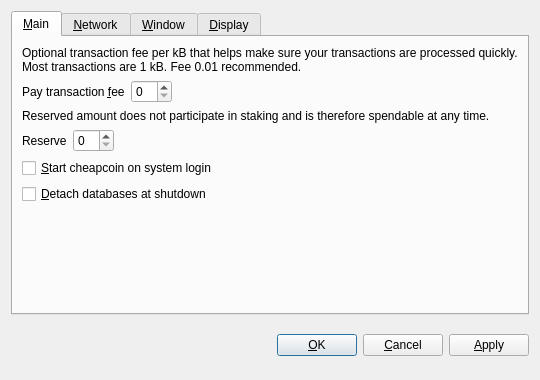
<?xml version="1.0" encoding="UTF-8"?>
<ui version="4.0">
 <class>OptionsDialog</class>
 <widget class="QDialog" name="OptionsDialog">
  <property name="geometry">
   <rect>
    <x>0</x>
    <y>0</y>
    <width>540</width>
    <height>380</height>
   </rect>
  </property>
  <property name="windowTitle">
   <string>Options</string>
  </property>
  <property name="modal">
   <bool>true</bool>
  </property>
  <layout class="QVBoxLayout" name="verticalLayout">
   <item>
    <widget class="QTabWidget" name="tabWidget">
     <property name="tabPosition">
      <enum>QTabWidget::North</enum>
     </property>
     <property name="currentIndex">
      <number>0</number>
     </property>
     <widget class="QWidget" name="tabMain">
      <attribute name="title">
       <string>&amp;Main</string>
      </attribute>
      <layout class="QVBoxLayout" name="verticalLayout_Main">
       <item>
        <widget class="QLabel" name="transactionFeeInfoLabel">
         <property name="text">
          <string>Optional transaction fee per kB that helps make sure your transactions are processed quickly. Most transactions are 1 kB. Fee 0.01 recommended.</string>
         </property>
         <property name="textFormat">
          <enum>Qt::PlainText</enum>
         </property>
         <property name="wordWrap">
          <bool>true</bool>
         </property>
        </widget>
       </item>
       <item>
        <layout class="QHBoxLayout" name="horizontalLayoutFee">
         <item>
          <widget class="QLabel" name="transactionFeeLabel">
           <property name="text">
            <string>Pay transaction &amp;fee</string>
           </property>
           <property name="textFormat">
            <enum>Qt::PlainText</enum>
           </property>
           <property name="buddy">
            <cstring>transactionFee</cstring>
           </property>
          </widget>
         </item>
         <item>
          <widget class="BitcoinAmountField" name="transactionFee"/>
         </item>
         <item>
          <spacer name="horizontalSpacerFee">
           <property name="orientation">
            <enum>Qt::Horizontal</enum>
           </property>
           <property name="sizeHint" stdset="0">
            <size>
             <width>40</width>
             <height>20</height>
            </size>
           </property>
          </spacer>
         </item>
        </layout>
       </item>
       <item>
        <widget class="QLabel" name="reserveBalanceInfoLabel">
         <property name="text">
          <string>Reserved amount does not participate in staking and is therefore spendable at any time.</string>
         </property>
         <property name="textFormat">
          <enum>Qt::PlainText</enum>
         </property>
         <property name="wordWrap">
          <bool>true</bool>
         </property>
        </widget>
       </item>
       <item>
        <layout class="QHBoxLayout" name="horizontalLayoutReserveBalance">
         <item>
          <widget class="QLabel" name="reserveBalanceLabel">
           <property name="text">
            <string>Reserve</string>
           </property>
           <property name="textFormat">
            <enum>Qt::PlainText</enum>
           </property>
           <property name="buddy">
            <cstring>reserveBalance</cstring>
           </property>
          </widget>
         </item>
         <item>
          <widget class="BitcoinAmountField" name="reserveBalance"/>
         </item>
         <item>
          <spacer name="horizontalSpacerReserveBalance">
           <property name="orientation">
            <enum>Qt::Horizontal</enum>
           </property>
           <property name="sizeHint" stdset="0">
            <size>
             <width>40</width>
             <height>20</height>
            </size>
           </property>
          </spacer>
         </item>
        </layout>
       </item>
       <item>
        <widget class="QCheckBox" name="bitcoinAtStartup">
         <property name="toolTip">
          <string>Automatically start cheapcoin after logging in to the system.</string>
         </property>
         <property name="text">
          <string>&amp;Start cheapcoin on system login</string>
         </property>
        </widget>
       </item>
       <item>
        <widget class="QCheckBox" name="detachDatabases">
         <property name="toolTip">
          <string>Detach block and address databases at shutdown. This means they can be moved to another data directory, but it slows down shutdown. The wallet is always detached.</string>
         </property>
         <property name="text">
          <string>&amp;Detach databases at shutdown</string>
         </property>
        </widget>
       </item>
       <item>
        <spacer name="verticalSpacer_Main">
         <property name="orientation">
          <enum>Qt::Vertical</enum>
         </property>
         <property name="sizeHint" stdset="0">
          <size>
           <width>20</width>
           <height>40</height>
          </size>
         </property>
        </spacer>
       </item>
      </layout>
     </widget>
     <widget class="QWidget" name="tabNetwork">
      <attribute name="title">
       <string>&amp;Network</string>
      </attribute>
      <layout class="QVBoxLayout" name="verticalLayout_Network">
       <item>
        <widget class="QCheckBox" name="mapPortUpnp">
         <property name="toolTip">
          <string>Automatically open the cheapcoin client port on the router. This only works when your router supports UPnP and it is enabled.</string>
         </property>
         <property name="text">
          <string>Map port using &amp;UPnP</string>
         </property>
        </widget>
       </item>
       <item>
        <widget class="QCheckBox" name="connectSocks">
         <property name="toolTip">
          <string>Connect to the cheapcoin network through a SOCKS proxy (e.g. when connecting through Tor).</string>
         </property>
         <property name="text">
          <string>&amp;Connect through SOCKS proxy:</string>
         </property>
        </widget>
       </item>
       <item>
        <layout class="QHBoxLayout" name="horizontalLayout_Network">
         <item>
          <widget class="QLabel" name="proxyIpLabel">
           <property name="text">
            <string>Proxy &amp;IP:</string>
           </property>
           <property name="textFormat">
            <enum>Qt::PlainText</enum>
           </property>
           <property name="buddy">
            <cstring>proxyIp</cstring>
           </property>
          </widget>
         </item>
         <item>
          <widget class="QValidatedLineEdit" name="proxyIp">
           <property name="maximumSize">
            <size>
             <width>140</width>
             <height>16777215</height>
            </size>
           </property>
           <property name="toolTip">
            <string>IP address of the proxy (e.g. 127.0.0.1)</string>
           </property>
          </widget>
         </item>
         <item>
          <widget class="QLabel" name="proxyPortLabel">
           <property name="text">
            <string>&amp;Port:</string>
           </property>
           <property name="textFormat">
            <enum>Qt::PlainText</enum>
           </property>
           <property name="buddy">
            <cstring>proxyPort</cstring>
           </property>
          </widget>
         </item>
         <item>
          <widget class="QLineEdit" name="proxyPort">
           <property name="maximumSize">
            <size>
             <width>55</width>
             <height>16777215</height>
            </size>
           </property>
           <property name="toolTip">
            <string>Port of the proxy (e.g. 9050)</string>
           </property>
          </widget>
         </item>
         <item>
          <widget class="QLabel" name="socksVersionLabel">
           <property name="text">
            <string>SOCKS &amp;Version:</string>
           </property>
           <property name="textFormat">
            <enum>Qt::PlainText</enum>
           </property>
           <property name="buddy">
            <cstring>socksVersion</cstring>
           </property>
          </widget>
         </item>
         <item>
          <widget class="QValueComboBox" name="socksVersion">
           <property name="toolTip">
            <string>SOCKS version of the proxy (e.g. 5)</string>
           </property>
          </widget>
         </item>
         <item>
          <spacer name="horizontalSpacer_Network">
           <property name="orientation">
            <enum>Qt::Horizontal</enum>
           </property>
           <property name="sizeHint" stdset="0">
            <size>
             <width>40</width>
             <height>20</height>
            </size>
           </property>
          </spacer>
         </item>
        </layout>
       </item>
       <item>
        <spacer name="verticalSpacer_Network">
         <property name="orientation">
          <enum>Qt::Vertical</enum>
         </property>
         <property name="sizeHint" stdset="0">
          <size>
           <width>20</width>
           <height>40</height>
          </size>
         </property>
        </spacer>
       </item>
      </layout>
     </widget>
     <widget class="QWidget" name="tabWindow">
      <attribute name="title">
       <string>&amp;Window</string>
      </attribute>
      <layout class="QVBoxLayout" name="verticalLayout_Window">
       <item>
        <widget class="QCheckBox" name="minimizeToTray">
         <property name="toolTip">
          <string>Show only a tray icon after minimizing the window.</string>
         </property>
         <property name="text">
          <string>&amp;Minimize to the tray instead of the taskbar</string>
         </property>
        </widget>
       </item>
       <item>
        <widget class="QCheckBox" name="minimizeOnClose">
         <property name="toolTip">
          <string>Minimize instead of exit the application when the window is closed. When this option is enabled, the application will be closed only after selecting Quit in the menu.</string>
         </property>
         <property name="text">
          <string>M&amp;inimize on close</string>
         </property>
        </widget>
       </item>
       <item>
        <spacer name="verticalSpacer_Window">
         <property name="orientation">
          <enum>Qt::Vertical</enum>
         </property>
         <property name="sizeHint" stdset="0">
          <size>
           <width>20</width>
           <height>40</height>
          </size>
         </property>
        </spacer>
       </item>
      </layout>
     </widget>
     <widget class="QWidget" name="tabDisplay">
      <attribute name="title">
       <string>&amp;Display</string>
      </attribute>
      <layout class="QVBoxLayout" name="verticalLayout_Display">
       <item>
        <layout class="QHBoxLayout" name="horizontalLayout_1_Display">
         <item>
          <widget class="QLabel" name="langLabel">
           <property name="text">
            <string>User Interface &amp;language:</string>
           </property>
           <property name="textFormat">
            <enum>Qt::PlainText</enum>
           </property>
           <property name="buddy">
            <cstring>lang</cstring>
           </property>
          </widget>
         </item>
         <item>
          <widget class="QValueComboBox" name="lang">
           <property name="toolTip">
            <string>The user interface language can be set here. This setting will take effect after restarting cheapcoin.</string>
           </property>
          </widget>
         </item>
        </layout>
       </item>
       <item>
        <layout class="QHBoxLayout" name="horizontalLayout_2_Display">
         <item>
          <widget class="QLabel" name="unitLabel">
           <property name="text">
            <string>&amp;Unit to show amounts in:</string>
           </property>
           <property name="textFormat">
            <enum>Qt::PlainText</enum>
           </property>
           <property name="buddy">
            <cstring>unit</cstring>
           </property>
          </widget>
         </item>
         <item>
          <widget class="QValueComboBox" name="unit">
           <property name="toolTip">
            <string>Choose the default subdivision unit to show in the interface and when sending coins.</string>
           </property>
          </widget>
         </item>
        </layout>
       </item>
       <item>
        <widget class="QCheckBox" name="displayAddresses">
         <property name="toolTip">
          <string>Whether to show cheapcoin addresses in the transaction list or not.</string>
         </property>
         <property name="text">
          <string>&amp;Display addresses in transaction list</string>
         </property>
        </widget>
       </item>
       <item>
        <widget class="QCheckBox" name="coinControlFeatures">
         <property name="toolTip">
          <string>Whether to show coin control features or not.</string>
         </property>
         <property name="text">
          <string>Display coin &amp;control features (experts only!)</string>
         </property>
        </widget>
       </item>
       <item>
        <spacer name="verticalSpacer_Display">
         <property name="orientation">
          <enum>Qt::Vertical</enum>
         </property>
         <property name="sizeHint" stdset="0">
          <size>
           <width>20</width>
           <height>40</height>
          </size>
         </property>
        </spacer>
       </item>
      </layout>
     </widget>
    </widget>
   </item>
   <item>
    <layout class="QHBoxLayout" name="horizontalLayout_Buttons">
     <item>
      <spacer name="horizontalSpacer_1">
       <property name="orientation">
        <enum>Qt::Horizontal</enum>
       </property>
       <property name="sizeHint" stdset="0">
        <size>
         <width>40</width>
         <height>48</height>
        </size>
       </property>
      </spacer>
     </item>
     <item>
      <widget class="QLabel" name="statusLabel">
       <property name="font">
        <font>
         <weight>75</weight>
         <bold>true</bold>
        </font>
       </property>
       <property name="text">
        <string/>
       </property>
       <property name="textFormat">
        <enum>Qt::PlainText</enum>
       </property>
       <property name="wordWrap">
        <bool>true</bool>
       </property>
      </widget>
     </item>
     <item>
      <spacer name="horizontalSpacer_2">
       <property name="orientation">
        <enum>Qt::Horizontal</enum>
       </property>
       <property name="sizeHint" stdset="0">
        <size>
         <width>40</width>
         <height>48</height>
        </size>
       </property>
      </spacer>
     </item>
     <item>
      <widget class="QPushButton" name="okButton">
       <property name="text">
        <string>&amp;OK</string>
       </property>
      </widget>
     </item>
     <item>
      <widget class="QPushButton" name="cancelButton">
       <property name="text">
        <string>&amp;Cancel</string>
       </property>
       <property name="autoDefault">
        <bool>false</bool>
       </property>
      </widget>
     </item>
     <item>
      <widget class="QPushButton" name="applyButton">
       <property name="text">
        <string>&amp;Apply</string>
       </property>
       <property name="autoDefault">
        <bool>false</bool>
       </property>
      </widget>
     </item>
    </layout>
   </item>
  </layout>
 </widget>
 <customwidgets>
  <customwidget>
   <class>BitcoinAmountField</class>
   <extends>QSpinBox</extends>
   <header>bitcoinamountfield.h</header>
  </customwidget>
  <customwidget>
   <class>QValueComboBox</class>
   <extends>QComboBox</extends>
   <header>qvaluecombobox.h</header>
  </customwidget>
  <customwidget>
   <class>QValidatedLineEdit</class>
   <extends>QLineEdit</extends>
   <header>qvalidatedlineedit.h</header>
  </customwidget>
 </customwidgets>
 <resources/>
 <connections/>
</ui>
